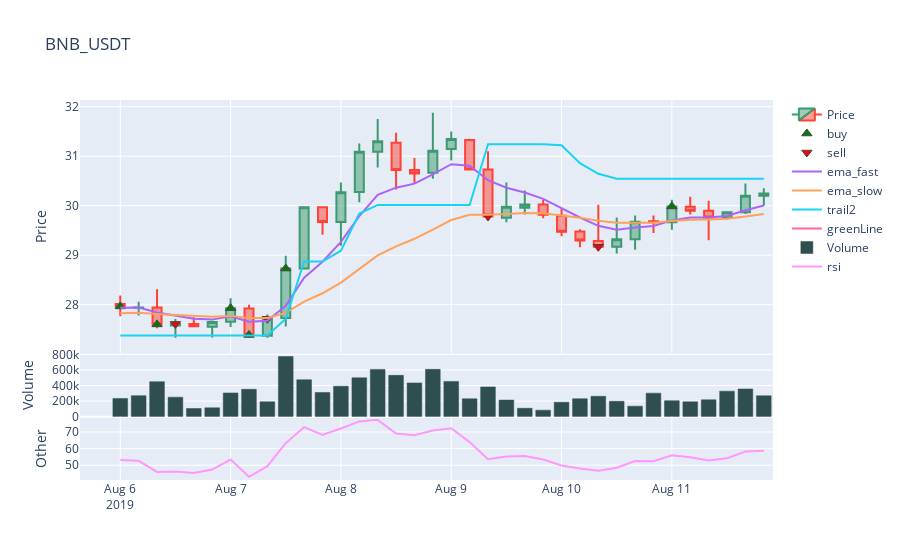

Notebook cell for this chart:
### Code cell
from freqtrade.plot.plotting import  generate_candlestick_graph

graph = generate_candlestick_graph(pair=pair,
                                   data=dataFrame_between,
                                   #trades=dataFrame,
                                   indicators1=['ema_fast', 'ema_slow', 'trail2','greenLine'],
                                   indicators2=['rsi']
                                  )
graph.show()
